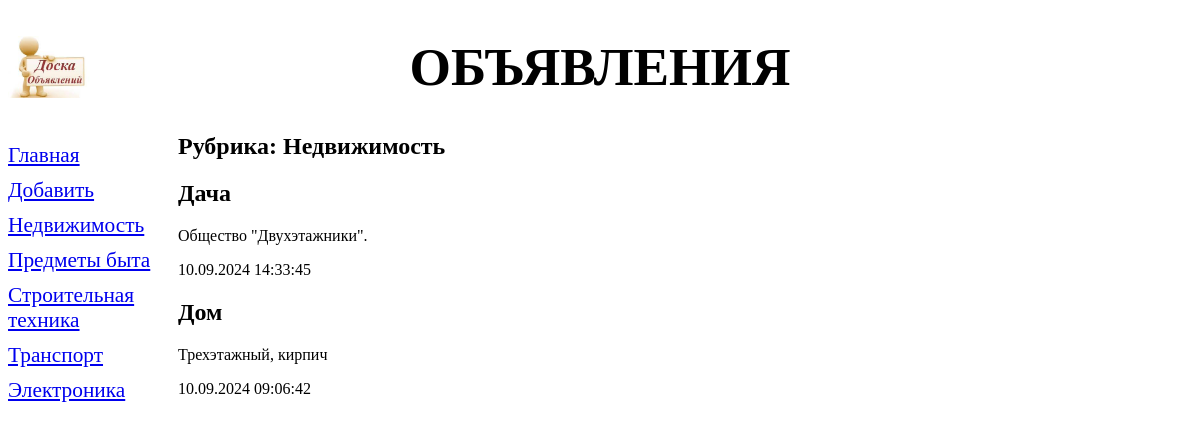
Screenshot of /bboard/1/ with the database file from the repository.
### bboard/models.py (models this page shows, shortened)
class Rubric(models.Model):
    name = models.CharField(
        max_length=20, db_index=True, verbose_name='Название')
    class Meta:
        verbose_name_plural = 'Рубрики'
        verbose_name = 'Рубрика'
        ordering = ['name']

class Bb(models.Model):
    title = models.CharField(max_length=50, verbose_name='Товар')
    content = models.TextField(verbose_name='Описание')
    price = models.FloatField(verbose_name='Цена')
    published = models.DateTimeField(
        auto_now_add=True, db_index=True, verbose_name='Опубликовано')
    rubric = models.ForeignKey(
        'Rubric', null=True, on_delete=models.PROTECT, verbose_name='Рубрика')
    class Meta:
        verbose_name_plural = 'Объявления'
        verbose_name = 'Объявление'
        ordering = ['-published']

### bboard/views.py (the view)
# urls.py: path('<int:rubric_id>/', rubric_bbs, name='rubric_bbs'),
def rubric_bbs(request, rubric_id):
    bbs = Bb.objects.filter(rubric=rubric_id)
    rubrics = Rubric.objects.all()
    current_rubric = Rubric.objects.get(pk=rubric_id)
    context = {
        'bbs': bbs,
        'rubrics': rubrics,
        'current_rubric': current_rubric
    }
    return render(request, 'bboard/rubric_bbs.html', context)

### bboard/templates/bboard/rubric_bbs.html (shortened to what this page needs)
{% extends 'layout/basic.html' %}
{% block content %}
  <h2>Рубрика: {{ current_rubric.name }}</h2>
  {% for bb in bbs %}
    <div>
      <h2>{{ bb.title }}</h2>
      <p>{{ bb.content }}</p>
      <p>{{ bb.published|date:'d.m.Y H:i:s' }}</p>
    </div>
  {% endfor %}
{% endblock %}

### bboard/templates/layout/basic.html (shortened to what this page needs)
{% load static %}
<!DOCTYPE html>
<html>
  <head>
    <link rel="stylesheet" type="text/css" href="{% static 'bboard/style.css' %}" />
  </head>
  <body>
    <header>
      <h1>Объявления</h1>
    </header>
    <nav>
      <a href="{% url 'index' %}">Главная</a>
      <a href="{% url 'add' %}">Добавить</a>
      {% for rubric in rubrics %}
        <a href="{% url 'rubric_bbs' rubric.pk %}">{{ rubric.name }}</a>
      {% endfor %}
    </nav>
    <main>
      {% block content %}
      {% endblock %}
    </main>
  </body>
</html>

### bboard/static/bboard/style.css (style rules this page uses)
header h1 { font-size: 40pt; text-transform: uppercase; text-align: center; background: url("bg.jpg") left / auto 100% no-repeat; }
nav { font-size: 16pt; width: 150px; float: left; }
nav a { display: block; margin: 10px 0px; }
main { margin-left: 170px; }

### rows the page displays
Rubric: name "Недвижимость"
Rubric: name "Предметы быта"
Rubric: name "Строительная техника"
Rubric: name "Транспорт"
Rubric: name "Электроника"
Bb: title "Дача", content "Общество \"Двухэтажники\".", published "10.09.2024 14:33:45"
Bb: title "Дом", content "Трехэтажный, кирпич", published "10.09.2024 09:06:42"
